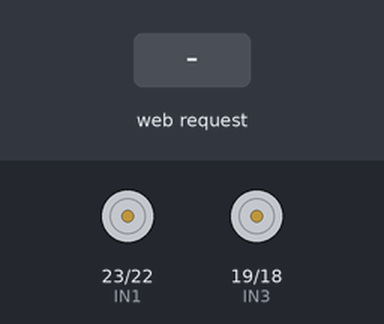
Recording of a sketch running on a simulated ESP32. On the bench: motor-driver pin pairs drawn as motors (green arrow = first pin HIGH = forward, orange = second pin HIGH = backward, longer = more drive, scaled by the enable pin). The test bench sets the inputs (shaded band). WiFi joins after 1.5 s; servers stay silent unless stated; what the sketch prints to the serial monitor is not drawn.

Above: at 2.7 s.
2.8 s: HTTP request GET /w received
At 3.5 s:
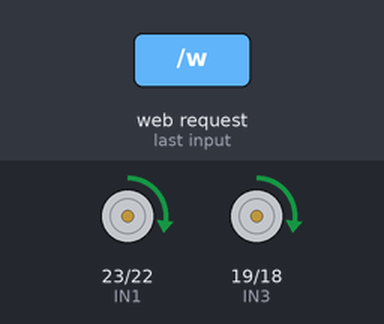
4.3 s: HTTP request GET /s received
At 7.0 s:
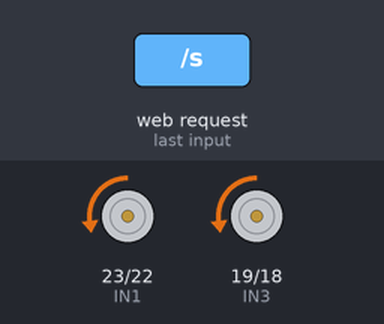
7.3 s: HTTP request GET /a received
At 9.5 s:
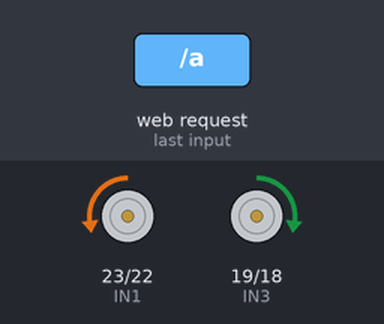
10.3 s: HTTP request GET /d received
At 13.2 s:
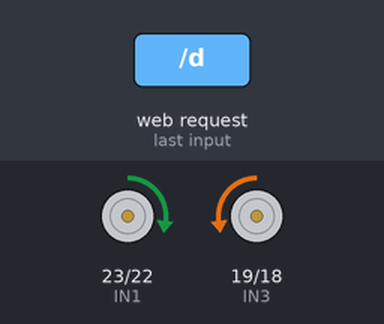
Timing chart, 0 to 16.3 s (numbered marks = the images above; inputs shaded):
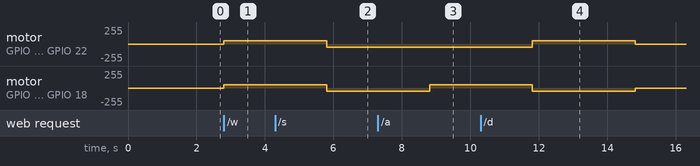

The sketch:

sketch_robot_wifi.ino
```cpp
#include <WiFi.h>
#include <analogWrite.h>
#define IN1 23
#define IN2 22
#define ENA 21
#define IN3 19
#define IN4 18
#define ENB 5
int value = 0;
String header;

const char* ssid = "A12";
const char* password = "42117622";
WiFiServer server(80);

void setup() {
  Serial.begin(115200);
  pinMode(IN1, OUTPUT);
  pinMode(IN2, OUTPUT);
  pinMode(ENA, OUTPUT);
  pinMode(IN3, OUTPUT);
  pinMode(IN4, OUTPUT);
  pinMode(ENB, OUTPUT);
  digitalWrite(IN1, LOW);
  digitalWrite(IN2, LOW);
  digitalWrite(ENA, LOW);
  digitalWrite(IN3, LOW);
  digitalWrite(IN4, LOW);
  digitalWrite(ENB, LOW);
  delay(10);

  Serial.print("Connecting to ");
  Serial.print(ssid);

  WiFi.begin(ssid, password);
  while (WiFi.status() != WL_CONNECTED) {
    Serial.print(".");
    delay(500);
  }

  Serial.println("WiFi connected");
  Serial.println("IP Address: ");
  Serial.print(WiFi.localIP());
  server.begin();
}

void loop() {
  WiFiClient client = server.available();
  if (client) {
    String currentLine = "";
    while (client.connected()) {
      if (client.available()) {
        char c = client.read();
        Serial.write(c);
        header += c;
        if (c == '\n') {
          if (currentLine.length() == 0) {
            client.println("HTTP/1.1 200 OK");
            client.println("Content-type:text/html");
            client.println();
            client.println("<!DOCTYPE html><html>");
            client.println("<head>");
            client.println("<meta charset=\"utf-8\">");
            client.println("<meta name=\"viewport\" content=\"width=device-width, initial-scale=1\">");
            client.println("</head><body>");
            client.print("<a href='/w'>เดินหน้า</a> <br>");
            client.print("<a href='/s'>ถอยหลัง</a> <br>");
            client.print("<a href='/a'>เลี้ยวซ้าย</a> <br>");
            client.print("<a href='/d'>เลี้ยวขวา</a> <br>");
            client.println("</body></html>");
            client.println();
            break;
          } else {
            currentLine = "";
          }
        } else if (c != '\r') {
          currentLine += c;
        }

        if (currentLine.endsWith("GET /w")) {
          analogWrite(ENA, 50);
          digitalWrite(IN1, HIGH);
          digitalWrite(IN2, LOW);
          analogWrite(ENB, 50);
          digitalWrite(IN3, HIGH);
          digitalWrite(IN4, LOW);
          Serial.println("Motor Forward");
          delay(3000);
        } else if (currentLine.endsWith("GET /s")) {
          analogWrite(ENA, 50);
          digitalWrite(IN1, LOW);
          digitalWrite(IN2, HIGH);
          analogWrite(ENB, 50);
          digitalWrite(IN3, LOW);
          digitalWrite(IN4, HIGH);
          Serial.println("Motor Backward");
          delay(3000);
        } else if (currentLine.endsWith("GET /a")) {
          analogWrite(ENA, 50);
          digitalWrite(IN1, LOW);
          digitalWrite(IN2, HIGH);
          analogWrite(ENB, 50);
          digitalWrite(IN3, HIGH);
          digitalWrite(IN4, LOW);
          Serial.println("Motor LEFT");
          delay(3000);
        } else if (currentLine.endsWith("GET /d")) {
          analogWrite(ENA, 50);
          digitalWrite(IN1, HIGH);
          digitalWrite(IN2, LOW);
          analogWrite(ENB, 50);
          digitalWrite(IN3, LOW);
          digitalWrite(IN4, HIGH);
          Serial.println("Motor RIGHT");
          delay(3000);
        } else {
          analogWrite(ENA, 0);
          digitalWrite(IN1, LOW);
          digitalWrite(IN2, LOW);
          analogWrite(ENB, 0);
          digitalWrite(IN3, LOW);
          digitalWrite(IN4, LOW);
        }
      }
    }
    header = "";
    client.stop();
    Serial.println("Disconnected");
  }
}
```

Measured:
- after the input at 2.8 s, motor on GPIO 23 (IN1) / GPIO 22 (IN2), motor on GPIO 19 (IN3) / GPIO 18 (IN4): stopped → forward 50/255 at once
- after the input at 4.3 s, motor on GPIO 23 (IN1) / GPIO 22 (IN2), motor on GPIO 19 (IN3) / GPIO 18 (IN4): forward 50/255 → backward 50/255 after 1.5 s
- after the input at 7.3 s, motor on GPIO 23 (IN1) / GPIO 22 (IN2): stays backward 50/255 (without the input it goes to stopped after 1.5 s); motor on GPIO 19 (IN3) / GPIO 18 (IN4): backward 50/255 → forward 50/255 after 1.5 s
- after the input at 10.3 s, motor on GPIO 23 (IN1) / GPIO 22 (IN2): backward 50/255 → forward 50/255 after 1.5 s, → stopped 3.0 s later; motor on GPIO 19 (IN3) / GPIO 18 (IN4): forward 50/255 → backward 50/255 after 1.5 s, → stopped 3.0 s later
